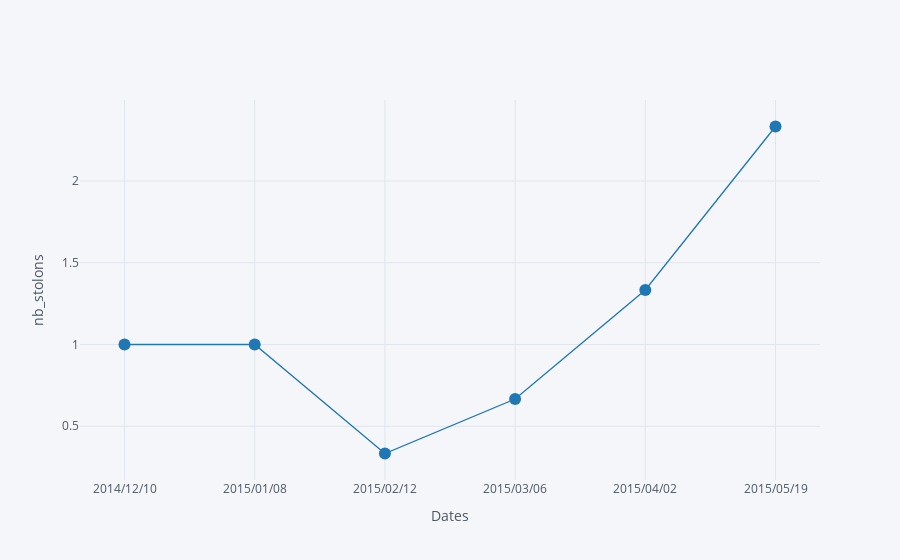

This figure's notebook cell:
### Code cell
Gariguette = import_mtgfile('Gariguette')
df = extract_at_plant_scale(Gariguette)

res = df.groupby('date').mean()
res.iplot(kind = "line", 
              mode='lines+markers', 
              y='nb_stolons',
              xTitle="Dates",
              yTitle='nb_stolons',
              asFigure=True
             )

### Figure 1 — Plotly figure (JSON) as saved in the notebook; plotly's stock layout.template omitted (floating-point values rounded to 4 significant figures)
{"data": [{"line": {"color": "rgba(31, 119, 180, 1.0)", "dash": "solid", "shape": "linear", "width": 1.3}, "marker": {"size": 12, "symbol": "circle"}, "mode": "lines+markers", "name": "nb_stolons", "text": "", "type": "scatter", "x": ["2014/12/10", "2015/01/08", "2015/02/12", "2015/03/06", "2015/04/02", "2015/05/19"], "y": [1, 1, 0.3333, 0.6667, 1.333, 2.333]}], "layout": {"legend": {"bgcolor": "#F5F6F9", "font": {"color": "#4D5663"}}, "paper_bgcolor": "#F5F6F9", "plot_bgcolor": "#F5F6F9", "title": {"font": {"color": "#4D5663"}}, "xaxis": {"gridcolor": "#E1E5ED", "showgrid": true, "tickfont": {"color": "#4D5663"}, "title": {"font": {"color": "#4D5663"}, "text": "Dates"}, "zerolinecolor": "#E1E5ED"}, "yaxis": {"gridcolor": "#E1E5ED", "showgrid": true, "tickfont": {"color": "#4D5663"}, "title": {"font": {"color": "#4D5663"}, "text": "nb_stolons"}, "zerolinecolor": "#E1E5ED"}}}
